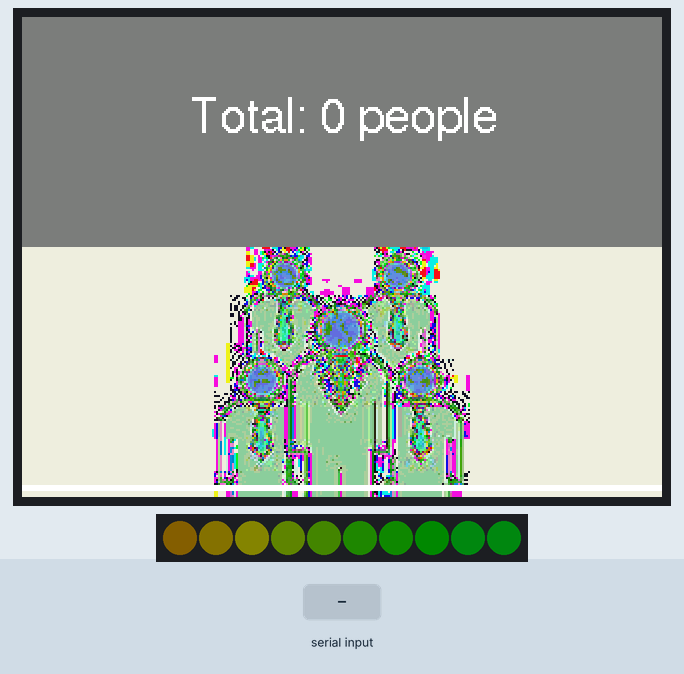
Simulated run of this sketch. Board: ESP32. Shown: 320×240 colour display, 10 RGB LEDs in strip order, left to right. Inputs (shaded band) come from the test bench. Dim RGB values are drawn brighter than linear; what the sketch prints to the serial monitor is not drawn.

Above: at 1.9 s.
2.0 s: "2" received over the second serial link
At 2.0 s:
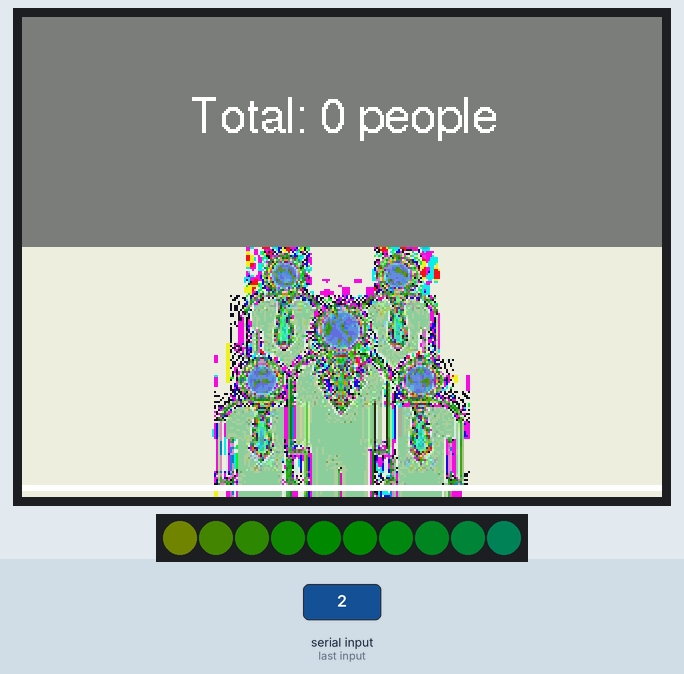
At 4.5 s:
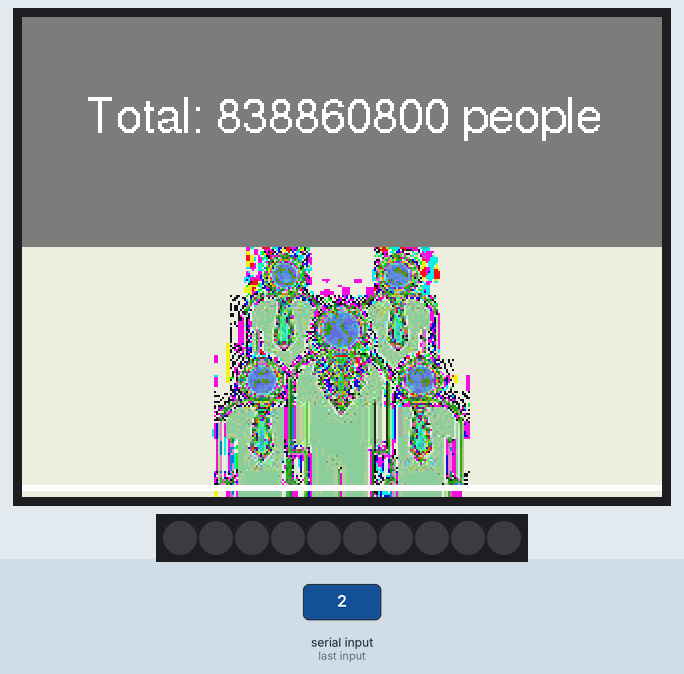
4.7 s: "1" received over the second serial link
At 8.9 s:
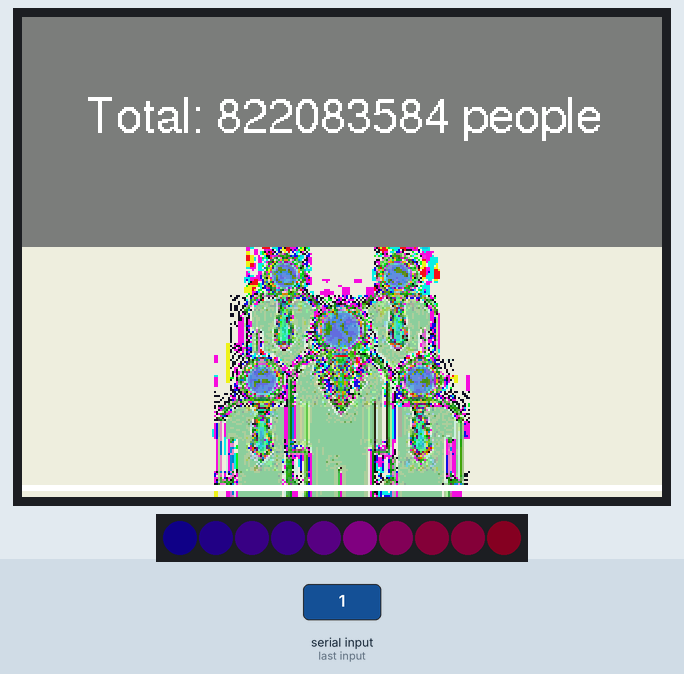
Timing chart, 0 to 10.4 s (numbered marks = the images above; inputs shaded):
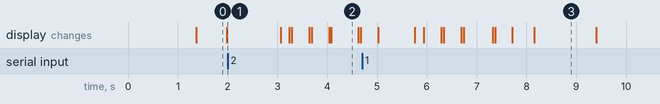

Measured:
- what the display in image 0 shows lasts 0.6 s, from 1.4 s to 2.0 s
- what the display in image 2 shows lasts 0.5 s, from 4.1 s to 4.6 s

The sketch:

PeopleCounter.ino
```cpp
#include <M5Stack.h>
#include "img.h"
#include "Free_Fonts.h"
#include <list>
#include "FastLED.h"

#define Neopixel_PIN 15
#define NUM_LEDS    10
#define TIME_BASE 1000  //10s (ms)
typedef std::list<uint32_t> Uint32List;

enum
{
    kLedEffectAlarm = 0,
    kLedEffectNormal
};

CRGB leds[NUM_LEDS];
uint8_t gHue = 0;
static TaskHandle_t FastLEDshowTaskHandle = 0;
static TaskHandle_t userTaskHandle = 0;
HardwareSerial VSerial(1);

uint8_t buffer[2000] = {'\0'};
uint32_t count = 0;
uint16_t imgw;
uint16_t imgh;
Uint32List count_min;
uint64_t last_time = 0;

QueueHandle_t xQueue_start_effect_task = xQueueCreate(10, sizeof(uint8_t));
TaskHandle_t xHandle;
uint8_t _info_to_core0;

void LedEffect(uint8_t effect)
{
    _info_to_core0 = effect;
    xQueueSend(xQueue_start_effect_task, &_info_to_core0, 0);
}

void FastLEDshowESP32()
{
    if (userTaskHandle == 0) {
        userTaskHandle = xTaskGetCurrentTaskHandle();
        xTaskNotifyGive(FastLEDshowTaskHandle);
        const TickType_t xMaxBlockTime = pdMS_TO_TICKS( 200 );
        ulTaskNotifyTake(pdTRUE, xMaxBlockTime);
        userTaskHandle = 0;
    }
}

void FastLEDshowTask(void *pvParameters)
{
    uint8_t data = kLedEffectNormal;
    uint8_t birghtness = 255;
    bool direction = false;
    uint8_t i, flag = 0;
    for(;;)
    {
        xQueueReceive( xQueue_start_effect_task, &data, 0);
        switch(data)
        {
            case kLedEffectNormal:
                flag = 0;
                FastLED.setBrightness(10);
                fill_rainbow(leds, NUM_LEDS, gHue, 7);// rainbow effect
                FastLED.show();// must be executed for neopixel becoming effective
                EVERY_N_MILLISECONDS( 20 ) { gHue++; }
                break;
            case kLedEffectAlarm:
                FastLED.setBrightness(255);

                switch(flag)
                {
                    case 0:
                    case 8:
                    case 16:
                    case 24:
                    case 32:
                        for(i = 0; i < NUM_LEDS; i++)
                        {
                            leds[i] = CRGB::Green;
                        }
                        break;
                    case 33:
                        data = kLedEffectNormal;
                    default:
                        for(i = 0; i < NUM_LEDS; i++)
                        {
                            leds[i] = CRGB::Black;
                        }
                }

                FastLED.show();
                EVERY_N_MILLISECONDS(50)
                {
                    flag++;
                    if(flag == 50)
                    {
                        flag = 0;
                    }
                }
                break;
        }
    }
}

bool VSerialGetData()
{
    if (VSerial.available())
    {
        VSerial.readBytes(buffer, 8);
        count = (buffer[0] << 24) | (buffer[1] << 16) | (buffer[2] << 8) | (buffer[3]);
        imgw = (buffer[4] << 8) | (buffer[5]);
        imgh = (buffer[6] << 8) | (buffer[7]);
        Serial.printf("%d,%d,%d\n", count, imgw, imgh);
        VSerial.readBytes(buffer, imgw * imgh);
        /*
        for(size_t i = 0; i < imgw*imgh; i+=3)
        {
            Serial.printf("%02X%02X%02X ", buffer[i], buffer[i+1], buffer[i+2]);
        }
        Serial.printf("\n");*/
        return 1;
    }
    return 0;
}

TFT_eSprite _tft_buffer1 = TFT_eSprite(&M5.Lcd);
TFT_eSprite _tft_buffer2 = TFT_eSprite(&M5.Lcd);

void DrawBlodLine(uint16_t x, uint16_t y, uint16_t lx, uint16_t ly, uint16_t color, uint8_t blod)
{
    uint8_t i = 0;
    _tft_buffer2.fillCircle(x, y, blod, TFT_WHITE);
    _tft_buffer2.fillCircle(lx, ly, blod, TFT_WHITE);
    _tft_buffer2.drawLine(x, y, lx, ly, TFT_WHITE);
    for(i = 1; i <= blod; i++)
    {
        _tft_buffer2.drawLine(x-i, y, lx-i, ly, TFT_WHITE);
        _tft_buffer2.drawLine(x+i, y, lx+i, ly, TFT_WHITE);
        _tft_buffer2.drawLine(x, y-i, lx, ly-i, TFT_WHITE);
        _tft_buffer2.drawLine(x, y+i, lx, ly+i, TFT_WHITE);
    }
}

void UpdateGUI(void)
{
    char temp[100];
    _tft_buffer1.fillSprite(M5.Lcd.color565(127, 127, 127));
    _tft_buffer2.pushImage(0, 0, 320, 125, (uint16_t *)img_screen);

    sprintf(temp, "Total: %d people", count);
    _tft_buffer1.drawString(temp, 160, 40, GFXFF);

    uint32_t max_count = 0;
    for( Uint32List::iterator i = count_min.begin(); i != count_min.end(); i++)
    {
        if(*i > max_count) max_count = *i;
    }
    uint16_t y_gap;
    if(max_count <= 1)
    {
        y_gap = 0;
    }
    else
    {
        y_gap = 120.0f / max_count;
    }
    uint16_t x_gap;
    uint16_t x = 0, lx = 0;
    uint16_t y = 120, ly = 120;
    uint16_t counter = 0;
    //Serial.printf("x_gap = %d, y_gap = %d, max_count = %d, size = %d\n", x_gap, y_gap, max_count, count_min.size());
    for( Uint32List::iterator i = count_min.begin(); i != count_min.end(); i++)
    {
        counter++;
        if(count_min.size() - counter > 0)
            x_gap = (320 - x) / (count_min.size() - counter);
        else
            x = 319;

        ly = y;
        y = 120 - ((*i) * y_gap);
        //Serial.printf("x = %d, lx = %d, y = %d, ly = %d\n", x, lx, y, ly);
        DrawBlodLine(x, y, lx, ly, TFT_WHITE, 1);
        lx = x;
        x += x_gap;
    }


    _tft_buffer1.pushSprite(0, 0);
    _tft_buffer2.pushSprite(0, 115);
    last_time = millis();
}

void setup()
{
    M5.begin();
    FastLED.addLeds<NEOPIXEL,Neopixel_PIN>(leds, NUM_LEDS).setCorrection(TypicalLEDStrip);
    FastLED.setBrightness(10);
    disableCore0WDT();
    xTaskCreatePinnedToCore(FastLEDshowTask, "FastLEDshowTask", 1024, NULL, 2, NULL, 0);
    LedEffect(kLedEffectNormal);

    VSerial.begin(1500000, SERIAL_8N1, 22, 21);
    M5.Lcd.setFreeFont(FF18);
    M5.Lcd.setTextDatum(TC_DATUM);
    _tft_buffer1.setColorDepth(16);
    _tft_buffer1.createSprite(320, 115);
    _tft_buffer1.setTextDatum(TC_DATUM);
    _tft_buffer1.setFreeFont(FF18);
    _tft_buffer1.setTextColor(TFT_WHITE);
    _tft_buffer2.setColorDepth(16);
    _tft_buffer2.createSprite(320, 125);
    _tft_buffer2.setTextDatum(TC_DATUM);
    _tft_buffer2.setFreeFont(FF18);
    _tft_buffer2.setTextColor(TFT_WHITE);
    count_min.push_back(0);
    UpdateGUI();
}

void loop()
{
    while(true)
    {
        if(millis() - last_time > TIME_BASE)
        {
            if(count_min.size() > 500)
            {
                count_min.pop_front();
            }
            count_min.push_back(0);
            break;
        }
        if(VSerialGetData())
        {
            LedEffect(kLedEffectAlarm);
            count_min.back()++;
        }
    }

    UpdateGUI();
}
```

Free_Fonts.h
```cpp
// Attach this header file to your sketch to use the GFX Free Fonts. You can write
// sketches without it, but it makes referencing them easier.

// This calls up ALL the fonts but they only get loaded if you actually
// use them in your sketch.
//
// No changes are needed to this header file unless new fonts are added to the
// library "Fonts/GFXFF" folder.
//
// To save a lot of typing long names, each font can easily be referenced in the
// sketch in three ways, either with:
//
//    1. Font file name with the & in front such as &FreeSansBoldOblique24pt7b
//       an example being:
//
//       tft.setFreeFont(&FreeSansBoldOblique24pt7b);
//
//    2. FF# where # is a number determined by looking at the list below
//       an example being:
//
//       tft.setFreeFont(FF32);
//
//    3. An abbreviation of the file name. Look at the list below to see
//       the abbreviations used, for example:
//
//       tft.setFreeFont(FSSBO24)
//
//       Where the letters mean:
//       F = Free font
//       M = Mono
//      SS = Sans Serif (double S to distinguish is form serif fonts)
//       S = Serif
//       B = Bold
//       O = Oblique (letter O not zero)
//       I = Italic
//       # =  point size, either 9, 12, 18 or 24
//
//  Setting the font to NULL will select the GLCD font:
//
//      tft.setFreeFont(NULL); // Set font to GLCD

#define LOAD_GFXFF

#ifdef LOAD_GFXFF // Only include the fonts if LOAD_GFXFF is defined in User_Setup.h

// Use these when printing or drawing text in GLCD and high rendering speed fonts
#define GFXFF 1
#define GLCD  0
#define FONT2 2
#define FONT4 4
#define FONT6 6
#define FONT7 7
#define FONT8 8

// Use the following when calling setFont()
//
// Reserved for GLCD font  // FF0
//

#define TT1 &TomThumb

#define FM9 &FreeMono9pt7b
#define FM12 &FreeMono12pt7b
#define FM18 &FreeMono18pt7b
#define FM24 &FreeMono24pt7b

#define FMB9 &FreeMonoBold9pt7b
#define FMB12 &FreeMonoBold12pt7b
#define FMB18 &FreeMonoBold18pt7b
#define FMB24 &FreeMonoBold24pt7b

#define FMO9 &FreeMonoOblique9pt7b
#define FMO12 &FreeMonoOblique12pt7b
#define FMO18 &FreeMonoOblique18pt7b
#define FMO24 &FreeMonoOblique24pt7b

#define FMBO9 &FreeMonoBoldOblique9pt7b
#define FMBO12 &FreeMonoBoldOblique12pt7b
#define FMBO18 &FreeMonoBoldOblique18pt7b
#define FMBO24 &FreeMonoBoldOblique24pt7b

#define FSS9 &FreeSans9pt7b
#define FSS12 &FreeSans12pt7b
#define FSS18 &FreeSans18pt7b
#define FSS24 &FreeSans24pt7b

#define FSSB9 &FreeSansBold9pt7b
#define FSSB12 &FreeSansBold12pt7b
#define FSSB18 &FreeSansBold18pt7b
#define FSSB24 &FreeSansBold24pt7b

#define FSSO9 &FreeSansOblique9pt7b
#define FSSO12 &FreeSansOblique12pt7b
#define FSSO18 &FreeSansOblique18pt7b
#define FSSO24 &FreeSansOblique24pt7b

#define FSSBO9 &FreeSansBoldOblique9pt7b
#define FSSBO12 &FreeSansBoldOblique12pt7b
#define FSSBO18 &FreeSansBoldOblique18pt7b
#define FSSBO24 &FreeSansBoldOblique24pt7b

#define FS9 &FreeSerif9pt7b
#define FS12 &FreeSerif12pt7b
#define FS18 &FreeSerif18pt7b
#define FS24 &FreeSerif24pt7b

#define FSI9 &FreeSerifItalic9pt7b
#define FSI12 &FreeSerifItalic12pt7b
#define FSI19 &FreeSerifItalic18pt7b
#define FSI24 &FreeSerifItalic24pt7b

#define FSB9 &FreeSerifBold9pt7b
#define FSB12 &FreeSerifBold12pt7b
#define FSB18 &FreeSerifBold18pt7b
#define FSB24 &FreeSerifBold24pt7b

#define FSBI9 &FreeSerifBoldItalic9pt7b
#define FSBI12 &FreeSerifBoldItalic12pt7b
#define FSBI18 &FreeSerifBoldItalic18pt7b
#define FSBI24 &FreeSerifBoldItalic24pt7b

#define FF0 NULL //ff0 reserved for GLCD
#define FF1 &FreeMono9pt7b
#define FF2 &FreeMono12pt7b
#define FF3 &FreeMono18pt7b
#define FF4 &FreeMono24pt7b

#define FF5 &FreeMonoBold9pt7b
#define FF6 &FreeMonoBold12pt7b
#define FF7 &FreeMonoBold18pt7b
#define FF8 &FreeMonoBold24pt7b

#define FF9 &FreeMonoOblique9pt7b
#define FF10 &FreeMonoOblique12pt7b
#define FF11 &FreeMonoOblique18pt7b
#define FF12 &FreeMonoOblique24pt7b

#define FF13 &FreeMonoBoldOblique9pt7b
#define FF14 &FreeMonoBoldOblique12pt7b
#define FF15 &FreeMonoBoldOblique18pt7b
#define FF16 &FreeMonoBoldOblique24pt7b

#define FF17 &FreeSans9pt7b
#define FF18 &FreeSans12pt7b
#define FF19 &FreeSans18pt7b
#define FF20 &FreeSans24pt7b

#define FF21 &FreeSansBold9pt7b
#define FF22 &FreeSansBold12pt7b
#define FF23 &FreeSansBold18pt7b
#define FF24 &FreeSansBold24pt7b

#define FF25 &FreeSansOblique9pt7b
#define FF26 &FreeSansOblique12pt7b
#define FF27 &FreeSansOblique18pt7b
#define FF28 &FreeSansOblique24pt7b

#define FF29 &FreeSansBoldOblique9pt7b
#define FF30 &FreeSansBoldOblique12pt7b
#define FF31 &FreeSansBoldOblique18pt7b
#define FF32 &FreeSansBoldOblique24pt7b

#define FF33 &FreeSerif9pt7b
#define FF34 &FreeSerif12pt7b
#define FF35 &FreeSerif18pt7b
#define FF36 &FreeSerif24pt7b

#define FF37 &FreeSerifItalic9pt7b
#define FF38 &FreeSerifItalic12pt7b
#define FF39 &FreeSerifItalic18pt7b
#define FF40 &FreeSerifItalic24pt7b

#define FF41 &FreeSerifBold9pt7b
#define FF42 &FreeSerifBold12pt7b
#define FF43 &FreeSerifBold18pt7b
#define FF44 &FreeSerifBold24pt7b

#define FF45 &FreeSerifBoldItalic9pt7b
#define FF46 &FreeSerifBoldItalic12pt7b
#define FF47 &FreeSerifBoldItalic18pt7b
#define FF48 &FreeSerifBoldItalic24pt7b

// >>>>>>>>>>>>>>>>>>>>>>>>>>>>>>>>>>>>>>>>>>>>>>>>>>>>>>>>>>>>>>>>>>>>>>>>>>>>>>>>>
// Now we define "s"tring versions for easy printing of the font name so:
//   tft.println(sFF5);
// will print
//   Mono bold 9
// >>>>>>>>>>>>>>>>>>>>>>>>>>>>>>>>>>>>>>>>>>>>>>>>>>>>>>>>>>>>>>>>>>>>>>>>>>>>>>>>>

#define sFF0 "GLCD"
#define sTT1 "Tom Thumb"
#define sFF1 "Mono 9"
#define sFF2 "Mono 12"
#define sFF3 "Mono 18"
#define sFF4 "Mono 24"

#define sFF5 "Mono bold 9"
#define sFF6 "Mono bold 12"
#define sFF7 "Mono bold 18"
#define sFF8 "Mono bold 24"

#define sFF9 "Mono oblique 9"
#define sFF10 "Mono oblique 12"
#define sFF11 "Mono oblique 18"
#define sFF12 "Mono oblique 24"

#define sFF13 "Mono bold oblique 9"
#define sFF14 "Mono bold oblique 12"
#define sFF15 "Mono bold oblique 18"
#define sFF16 "Mono bold oblique 24" // Full text line is too big for 480 pixel wide screen

#define sFF17 "Sans 9"
#define sFF18 "Sans 12"
#define sFF19 "Sans 18"
#define sFF20 "Sans 24"

#define sFF21 "Sans bold 9"
#define sFF22 "Sans bold 12"
#define sFF23 "Sans bold 18"
#define sFF24 "Sans bold 24"

#define sFF25 "Sans oblique 9"
#define sFF26 "Sans oblique 12"
#define sFF27 "Sans oblique 18"
#define sFF28 "Sans oblique 24"

#define sFF29 "Sans bold oblique 9"
#define sFF30 "Sans bold oblique 12"
#define sFF31 "Sans bold oblique 18"
#define sFF32 "Sans bold oblique 24"

#define sFF33 "Serif 9"
#define sFF34 "Serif 12"
#define sFF35 "Serif 18"
#define sFF36 "Serif 24"

#define sFF37 "Serif italic 9"
#define sFF38 "Serif italic 12"
#define sFF39 "Serif italic 18"
#define sFF40 "Serif italic 24"

#define sFF41 "Serif bold 9"
#define sFF42 "Serif bold 12"
#define sFF43 "Serif bold 18"
#define sFF44 "Serif bold 24"

#define sFF45 "Serif bold italic 9"
#define sFF46 "Serif bold italic 12"
#define sFF47 "Serif bold italic 18"
#define sFF48 "Serif bold italic 24"

#else // LOAD_GFXFF not defined so setup defaults to prevent error messages

// >>>>>>>>>>>>>>>>>>>>>>>>>>>>>>>>>>>>>>>>>>>>>>>>>>>>>>>>>>>>>>>>>>>>>>>>>>>>>>>>>
// Free fonts are not loaded in User_Setup.h so we must define all as font 1
// to prevent compile error messages
// >>>>>>>>>>>>>>>>>>>>>>>>>>>>>>>>>>>>>>>>>>>>>>>>>>>>>>>>>>>>>>>>>>>>>>>>>>>>>>>>>

#define GFXFF 1
#define GLCD  1
#define FONT2 2
#define FONT4 4
#define FONT6 6
#define FONT7 7
#define FONT8 8

#define FF0 1
#define FF1 1
#define FF2 1
#define FF3 1
#define FF4 1
#define FF5 1
#define FF6 1
#define FF7 1
#define FF8 1
#define FF9 1
#define FF10 1
#define FF11 1
#define FF12 1
#define FF13 1
#define FF14 1
#define FF15 1
#define FF16 1
#define FF17 1
#define FF18 1
#define FF19 1
#define FF20 1
#define FF21 1
#define FF22 1
#define FF23 1
#define FF24 1
#define FF25 1
#define FF26 1
#define FF27 1
#define FF28 1
#define FF29 1
#define FF30 1
#define FF31 1
#define FF32 1
#define FF33 1
#define FF34 1
#define FF35 1
#define FF36 1
#define FF37 1
#define FF38 1
#define FF39 1
#define FF40 1
#define FF41 1
#define FF42 1
#define FF43 1
#define FF44 1
#define FF45 1
#define FF46 1
#define FF47 1
#define FF48 1

#define FM9  1
#define FM12 1
#define FM18 1
#define FM24 1

#define FMB9  1
#define FMB12 1
#define FMB18 1
#define FMB24 1

#define FMO9  1
#define FMO12 1
#define FMO18 1
#define FMO24 1

#define FMBO9  1
#define FMBO12 1
#define FMBO18 1
#define FMBO24 1

#define FSS9  1
#define FSS12 1
#define FSS18 1
#define FSS24 1

#define FSSB9  1
#define FSSB12 1
#define FSSB18 1
#define FSSB24 1

#define FSSO9  1
#define FSSO12 1
#define FSSO18 1
#define FSSO24 1

#define FSSBO9  1
#define FSSBO12 1
#define FSSBO18 1
#define FSSBO24 1

#define FS9  1
#define FS12 1
#define FS18 1
#define FS24 1

#define FSI9  1
#define FSI12 1
#define FSI19 1
#define FSI24 1

#define FSB9  1
#define FSB12 1
#define FSB18 1
#define FSB24 1

#define FSBI9  1
#define FSBI12 1
#define FSBI18 1
#define FSBI24 1

#endif // LOAD_GFXFF
```

Source omitted: img.h (data table, 330994 bytes)
